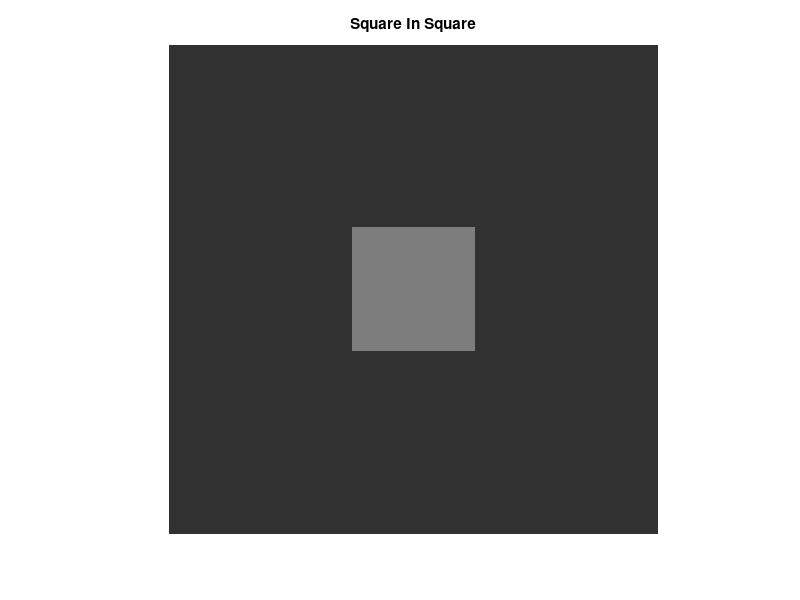
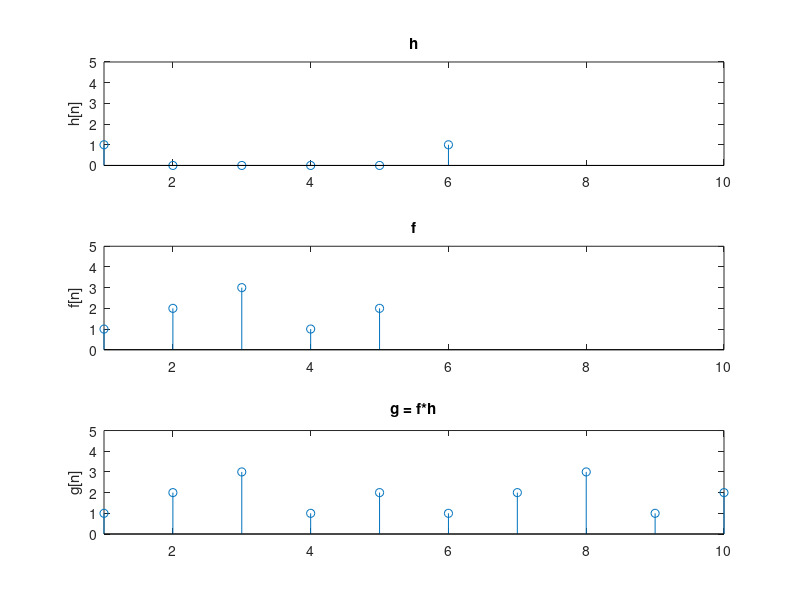
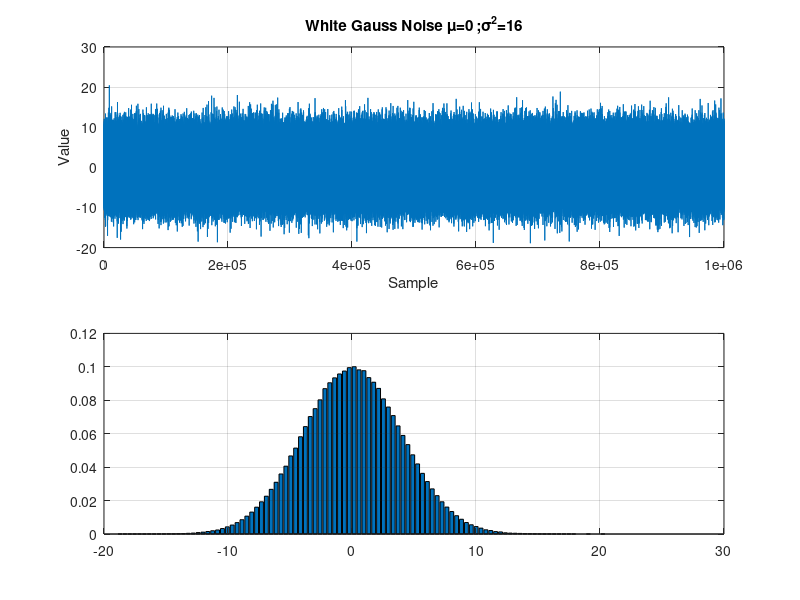

Source code (MATLAB) for these figures, in order: (Note: this script raises an error after producing the figures.)
%% Image proccessing Lab Report 1
% 
% Ran Mishael 
% 1.1 square in square
clear all; close all;
B_background = 50;
B_object = 125;
s = ones(400)*B_background;
s(150:250, 150:250) = B_object;
figure;
imshow(uint8(s)); title('Square In Square');
%%
% 1.2 Stripes
clear all; close all;
n = 300;
a = 256/5;
b = ones(n);

im = b(1:300,1:200);
for i = 0:5
    im(1:300,i*50+1:(i+1)*50+1) = a*i;
end
%show images
figure;
imshow(uint8(im)); title('6 Stripes');
%%
% 1.3
close all; clear all;
% q1 generate signal
%initialize parameters
f = 10; A = 7; fs = 200; t = 1/fs; x = 1; run_t = (0:t:x);
yt = A*cos(2*pi*f*run_t);
%plot y(t) with fs = 200
subplot(2,2,1);
plot(run_t,yt);
grid on
xlabel('time[msec]'); ylabel('Amplitude'); title('cos(2\pi10t) with Fs=200');
% q2 change sampling freq to 12
%initialize parameters
f2 = 10; A = 7; fs2 = 12; t2 = 1/fs2; run_t2 = (0:t2:x);  
yt2 = A*cos(2*pi*f2*run_t2);
subplot(2,2,2);
plot(run_t2,yt2);
grid on
xlabel('time[msec])'); ylabel('Amplitude'); title('cos(2\pi10t) with Fs=12');
% FFT and plot:
frng1 = linspace(-100,100,201);
Yt = abs(fft((yt))); Yt = fftshift(Yt);
subplot(2,2,3)
plot(frng1,Yt);
grid on
xlabel('Frequency[Hz]'); title('abs(fft(f))');
% for y(t2)
Yt2 = abs(fft(yt2));
Yt2=fftshift(Yt2);
subplot(2,2,4)
frng2 = linspace(-6,6,13);
plot(frng2,Yt2);
grid on
xlabel('Frequency[Hz]'); title('abs(fft(f))');
%%
%1.3.5 now for a sine signal uint8 type
close all; clear all;
%q1 generate signal
f = 10;  A = 7; fs = 200; t = 1/fs; x = 1; run_t = (0:t:x);
yt = A*sin(2*pi*f*run_t);
z = uint8(yt);
subplot(2,2,1);
plot(run_t,z);
grid on
xlabel('time[msec]'); ylabel('Amplitude'); title('sin(2\pi10t) with Fs=200');
%q2 q2 change sampling freq to 12
%initialize parameters
f2 = 10; A = 7; fs2 = 12; t2 = 1/fs2; run_t2 = (0:t2:x);   
yt2 = A*sin(2*pi*f2*run_t2); z2 = uint8(yt2);
subplot(2,2,2);
plot(run_t2,z2);
grid on
xlabel('time[msec]'); ylabel('Amplitude'); title('sin(2\pi10t) with Fs=12');
% FFT and plot
frng1 = linspace(-100,100,201);
Yt = abs(fft((z))); Yt = fftshift(Yt);
subplot(2,2,3)
plot(frng1,Yt);
grid on
xlabel('Frequency[Hz]'); title('abs(fft(f))');
Yt2 = abs(fft(z2));
Yt2=fftshift(Yt2);
subplot(2,2,4)
frng2 = linspace(-6,6,13);
plot(frng2,Yt2);
grid on
xlabel('Frequency[Hz]'); title('abs(fft)');

%% 1.4.4 1D convolution, signal,noise and filtering
close all; clear all;
% generate discrete 1D vectors and convolve
f = [1 2 3 1 2]; h = [1 1]; g = conv(f,h);
subplot(3,1,1)
stem(h);
axis([1 10 0 5]); title('h'); ylabel('h[n]');
subplot(3,1,2)
stem(f);
axis([1 10 0 5]); title('f'); ylabel('f[n]');
subplot(3,1,3)
stem(g);
axis([1 10 0 5]); title('g = f*h'); ylabel('g[n]');
%% 1.4.6
clear all; close all;
% generate discrete 1D vectors and convolve
f = [1 2 3 1 2]; h = [1 0 0 0 0 1]; g = conv(f,h);
subplot(3,1,1)
stem(h);
axis([1 10 0 5]); title('h'); ylabel('h[n]');
subplot(3,1,2)
stem(f);
axis([1 10 0 5]); title('f'); ylabel('f[n]');
subplot(3,1,3)
stem(g);
axis([1 10 0 5]); title('g = f*h'); ylabel('g[n]');
%% 1.4.7 White gaussian noise and its histogram
clear all; close all; clc;
%initialize parameters for the white noise and the sampling vector length
mu = 0; sigma = 4; n = 100;
l = 1000000;
a = sigma*randn(l,1)+mu;
figure;
subplot(2,1,1);
plot(a); title(['White Gauss Noise \mu=',num2str(mu),' ;\sigma^2=',num2str(sigma^2)]);
xlabel('Sample'); ylabel('Value');
grid on;
subplot(2,1,2);
[f,x] = hist(a,n); bar(x,f/trapz(x,f));
hold on; grid on;
plot(a,f); title('Histogram for the White Gaussian Noise');
hold off;
%%  1.4.8 sig with white Gauss noise through filter
clear all; close all; clc;
%Generate signals, f[n],f1[n], and h1[n] - the filter's impulse response
f = [1 2 3 1 2]; h1 = [0.2 0.2 0.2 0.2 0.2];
figure; subplot(4,1,1);
stem(f); axis([1 10 0 5]); title('f'); ylabel('f[n]');
%generate noise
no = randn(5,1);
%add noise to f[n]
ad_no = [f;no']; add_no = sum(ad_no);
subplot(4,1,2)
stem(no); axis([1 10 0 10]); title('f1'); ylabel('f1[n]')
%plot h1[n]
subplot(4,1,3)
stem(h1); axis([1 10 0 1]); title('h1'); ylabel('h1[n]');
%convolve f1[n] with h1[n] and plot
g1 = conv(add_no,h1);
subplot(4,1,4)
stem(g1);
axis([1 10 0 10]); title('g1 = f1*h1'); ylabel('g1[n]');
 %% 2.1.2 Mach Bands in different greyscale levels (8,16,32)
 clear all; close all;
 N = 256; k = 0:255; Q = 8;
 for j = 1:N
     image(j,:) = k;
 end
 subplot(2,3,3);plot(uint8(image(100,:))); title('FIRST line');
 subplot(2,3,1);imshow(uint8(image)); title('Ramp');
 subplot(2,3,2);imhist(uint8(image)); title('histogram');
 p = 256/Q;
 image1 = floor(image/p)*p;
 subplot(2,3,4); imshow(uint8(image1)); title([num2str(Q), ' Band Image']);
 subplot(2,3,5); imhist(uint8(image1)); title([num2str(Q),' Band histogram']);
 subplot(2,3,6); plot(uint8(image1(100,:))); title('FIRST line');
 figure;
 Q1 = 8; p1 = 256/Q1;   
 image2 = floor(image/p1)*p1;
 subplot(1,3,1); imshow(uint8(image2)); title([num2str(Q1), ' Band Image']);
 Q2 = 16; p2 = 256/Q2;
 image3 = floor(image/p2)*p2;
 subplot(1,3,2); imshow(uint8(image3)); title([num2str(Q2), ' Band Image']);
 Q3 = 32; p3 = 256/Q3;
 image4 = floor(image/p3)*p3;
 subplot(1,3,3); imshow(uint8(image4)); title([num2str(Q3), ' Band Image']);
%% Adding levels
clear all; close all;
b_num = [4,8,16,32,64,128];
A1 = uint8(linspace(0,255,256));  
b = repmat(A1,256,1);   
subplot(2,3,1); imshow(uint8(b)); title('Ramp Image');
figure
for i = 1:6
    C = floor((0:255)/(256/b_num(i)))*(256/b_num(i));
    D = repmat(C,256,1);
    subplot(2,3,i); imshow(uint8(D)); title([num2str(b_num(i)),' band image']);
end
%% same bands added with salt & pepper noise 
clear all; close all;
b_num = [4,8,16,32,64,128];
A1 = uint8(linspace(0,255,256));
b = repmat(A1,256,1);
subplot(2,3,1); imshow(uint8(b)); title('Ramp Image');
for i = 1:6
    C = uint8(floor((0:255)/(256/b_num(i)))*(256/b_num(i)));
    D = repmat(C,256,1);
    Dn = imnoise(D,'salt & pepper',0.02);
    subplot(2,3,i); imshow(uint8(Dn)); title([num2str(b_num(i)),' band image']);
end
%%  same bands with added Gaussian noise 
b_num = [4,8,16,32,64,128];
A1 = uint8(linspace(0,255,256));
b = repmat(A1,256,1);
subplot(2,3,1); imshow(uint8(b)); title('Ramp Image');
for i = 1:6
    C = uint8(floor((0:255)/(256/b_num(i)))*(256/b_num(i)));
    D = repmat(C,256,1);
    Dn = imnoise(D,'gaussian',0,0.01);
    subplot(2,3,i); imshow(uint8(Dn)); title([num2str(b_num(i)),' band image']);
end
%% Generating and representing 2D signals (q.a-e)
close all; clear all;
Cyc = 256; freq = 256 ; t = linspace(0,1,Cyc);
%q. a,b
f1 = 5; I1 = uint8(127 - 50*sin(2*pi*f1*t));
im1 = double(repmat(I1,freq,1));
subplot(2,2,1)
imshow(uint8(im1)); title('IM1: f = 5 in x axis')
X50 = min(min(im1));
X51 = max(max(im1));f2=10; 
I2 = uint8(127 - 100*sin(2*pi*f2*t));
im2 = double(repmat(I2',1,freq));
subplot(2,2,2)
imshow(uint8(im2)); title('IM2: f = 10 in y axis')
im3 = zeros(Cyc);
for m = 1:Cyc
    for n = 1:Cyc
        im3(m,n) = 127 - 127*sin(2*pi*f2*t(m)+2*pi*f1*t(n));
    end
end
subplot(2,2,3)
imshow(uint8(im3)); title('IM3: f_x = 5, f_y = 10')
%q.d
I4 = im1./3+im2./3+im3./3;
subplot(2,2,4)
imshow(uint8(I4)); title('IM4 = IM1+IM2+IM3')
%q.c
figure;
subplot(2,2,1)
imshow(uint8(im1),[]); title('IM1[]: f_x = 5')
subplot(2,2,2)
imshow(uint8(im2),[]); title('IM2[]: f_y = 10')
subplot(2,2,3)
imshow(uint8(im3),[]); title('IM3[]: f_x = 5 ,f_y = 10')
subplot(2,2,4)
imshow(uint8(I4),[]); title('IM4[] = IM1+IM2+IM3')
%q.e 3D repersentation of the summed signal
figure;
surf(double(I4),'EdgeColor', 'interp');title('3D image');
%%  2.2.2.3 Campbell-Robson Diagram 
clear all;close all;
%initialize parameters
fs = 1024; t = 1/fs;   x = (1:512)*t; Col = 127; Len = length(x);
%set the amplitude and frequency functions
A = exp(linspace(0,log(Col),Len)); 
freq = exp(linspace(0,log(0.2*Len),Len));
CR_im = zeros(Len); A_im = zeros(length(A));

for y = 1:Len
         CR_im(y,:) = Col+A(y)*cos(2*pi*freq.*x); 
end
imshow(uint8(CR_im)); title('CR Diagram')
for m = 1:length(A)
    A_im(m,:) = A;
end
figure; subplot(3,1,1);
imshow(uint8(A_im'))
subplot(3,1,2); plot(A); title('A'); ylabel('Amplitude');grid;
subplot(3,1,3); plot(freq); title('freq'); ylabel('frequency');grid;

%% CR while the amplitude is constant 
clear all;close all;
%set freq to 1024 and C to 127
fs=512; t=1/fs;   x =(1:256)*t;
Col=127;
Len=length(x);
freq=exp(linspace(0,log(0.2*Len),Len)); A=60;
CR_im=zeros(Len);
for y=1:Len
         CR_im(y,:)=Col+A*sin(2*pi*freq.*x); 
end
imshow(uint8(CR_im));title('Campbell-Robson')
figure;plot(CR_im(19,:)); title('frequency growth');xlabel('COLOMN');ylabel('frequency'); grid;
%% CR while the frequency is constant.
clear all;close all;
%set feq to 1024. 
fs=512; t=1/fs;   x =(1:256)*t;
Col=127;
Len=length(x);
freq=20;
A=exp(linspace(0,log(Col),Len));
CR_im=zeros(Len);
for y=1:Len
         CR_im(y,:)=Col+A(y)*sin(2*pi*freq.*x); 
end
imshow(uint8(CR_im));title('CR diagram')
figure;plot(CR_im(:,19)); title('Amp growth');xlabel('ROWs');ylabel('Amplidute');
grid;
%% 2.3.2 
% q.a matrix multiplied
close all; clear all;
f = [2,3,1;1,4,0]
[x y] = size(f);
H = [1 0;1 1] 
g = conv2(f,H)
figure;
stem3(g);
h1 = [1 0 1 0 0 1 0 ;0 0 0 0 1 0 0;0 0 0 1 0 0 1;0 0 1 0 0 0 0;0 0 1 1 0 0 1] 
figure;
g1 = conv2(f,h1)
stem3(g1);

%%  
% q.b tire.tiff X 4
close all; clear all
P = imread('tire.tif');
[x y] = size(P);
H = zeros(x+1,y+1);
H(1,1) = 1; H(1,end)=1; H(end,1)=1; H(end,end)=1;
res_p = conv2(P,H);
imshow(uint8(res_p)); title('4 tires');

%% 
% q.c tire.tiff X 4 with 50 pixels of distance
P = imread('tire.tif');
[x y] = size(P);
H = zeros(x+51,y+51);
H(1,1) = 1;H(1,end)=1;H(end,1)=1;H(end,end)=1;
res_p = conv2(P,H);
imshow(uint8(res_p)); title('4 tires added with 50 black pixels of distance');
%% 2.3.3.3
% q.1 Adding Gaussian noise
close all;clear all;
im = imread('pout.tif');
% Generate the different filters
Wlpf = 1/9*[1, 1, 1; 1, 1, 1; 1, 1, 1];
Whpf = 1/9*[-1, -1, -1; -1, 8, -1; -1, -1, -1];
Wshrp = 1/9*[-1, -1, -1; -1, 17, -1; -1, -1, -1];
Wlplc = [0, -1, 0; -1, 4, -1; 0, -1, 0];    
% Add the Gaussian noise to the image
Gauss_im = imnoise(im,'gaussian',0,0.01);
% Convolve 
res_low = conv2(Wlpf, double(Gauss_im));
res_high = conv2(Whpf, double(Gauss_im));
res_sharp = conv2(Wshrp, double(Gauss_im));
res_laplace = conv2(Wlplc, double(Gauss_im));
% plot the results
subplot(2,3,1);
imshow(im); title('pout.tiff'); %original 
subplot(2,3,2);
imshow(uint8(Gauss_im)); title('im+Gauss noise');% original + gauss noise
subplot(2,3,3);
imshow(uint8(res_low)); title('pic through LPF');
subplot(2,3,4);
imshow(uint8(res_high)); title('pic through HPF');
subplot(2,3,5);
imshow(uint8(res_sharp)); title('pic through Sharp');
subplot(2,3,6);
imshow(uint8(res_laplace)); title('pic through Laplace');
% Median filter (a non linear filter)
res_med = medfilt2(Gauss_im, [3 3]);
figure;
imshow(res_med); title('pic through Medfilt2');
% Error, SNR, PSNR calculations 
Er = double(im)-double(Gauss_im); sq_er = Er.^2; 
MSE = sum(sum(sq_er))/(numel(sq_er)); 
SNR = mean(im.^2)/mean(Gauss_im.^2); PSNR = 255^2/MSE;
%% 
% q.3 Adding "salt & pepper" noise; 0.1 Density
close all;clear all;
im = imread('pout.tif');
% Generate the different filters
Wlpf = 1/9*[1, 1, 1; 1, 1, 1; 1, 1, 1];
Whpf = 1/9*[-1, -1, -1; -1, 8, -1; -1, -1, -1];
Wshrp = 1/9*[-1, -1, -1; -1, 17, -1; -1, -1, -1];
Wlplc = [0, -1, 0; -1, 4, -1; 0, -1, 0];    
% Add the Salt&pepper noise to the image
sp_im = imnoise(im,'salt & pepper',0.1);
% Convolve 
res_low = conv2(Wlpf, double(sp_im));
res_high = conv2(Whpf, double(sp_im));
res_sharp = conv2(Wshrp, double(sp_im));
res_laplace = conv2(Wlplc, double(sp_im));
% plot the results
subplot(2,3,1);
imshow(im); title('pout.tiff'); %original 
subplot(2,3,2);
imshow(uint8(sp_im)); title('im+s&p noise');% original + s&p noise
subplot(2,3,3);
imshow(uint8(res_low)); title('pic through LPF');
subplot(2,3,4);
imshow(uint8(res_high)); title('pic through HPF');
subplot(2,3,5);
imshow(uint8(res_sharp)); title('pic through Sharp');
subplot(2,3,6);
imshow(uint8(res_laplace)); title('pic through Laplace');
% Median filter (a non linear filter)
res_med = medfilt2(sp_im, [3 3]);
figure;
imshow(res_med); title('pic through Medfilt2');
%%
% Error, SNR, PSNR calculations for  pout and tire images
close all;clear all;
tire = imread('tire.tif'); im = imread('pout.tif');
Gauss_im = imnoise(im,'gaussian',0,0.01);
sp_tire = imnoise(tire,'salt & pepper',0.1);
% clean and plot variations for pout.tif
subplot(1,3,1); imshow(im); title('clean pout');
subplot(1,3,2); imshow(uint8(Gauss_im)); title('pout+Gauss noise'); 
G_im_med = medfilt2(Gauss_im, [3 3]);%pout+Gauss through Median
subplot(1,3,3);imshow(G_im_med); title('pout+Gauss: through Median');
% clean and plot variations for tire.tif
figure;
subplot(1,3,1); imshow(tire); title('clean tire');
subplot(1,3,2); imshow(uint8(sp_tire)); title('tire+s&p noise');
sp_med = medfilt2(sp_tire, [3 3]);%tire+s&p through Median
subplot(1,3,3);imshow(sp_med); title('tire+s&p: through Median');
% Error calculations for pout with Gaussian noise
G_Er = double(im)-double(Gauss_im); G_sq_er = G_Er.^2; 
G_MSE = sum(sum(G_sq_er))/(numel(G_sq_er)); 
G_SNR = mean(im.^2)/mean(Gauss_im.^2); G_PSNR = 255^2/G_MSE;
% Error calculations for tire with s&p noise
sp_Er = double(tire)-double(sp_tire); sp_sq_er = sp_Er.^2; 
sp_MSE = sum(sum(sp_sq_er))/(numel(sp_sq_er)); 
sp_SNR = mean(tire.^2)/mean(sp_tire.^2); sp_PSNR = 255^2/sp_MSE;
%%
% summary 3.3 sinus y(t) 
close all; clear all; 
% freq = 66.67[Hz]
% initialize parameters
fs = 200; t = 1/fs; freq = 66.67; A = 1; run_t = (0:t:1);
yt = A*sin(2*pi*freq*run_t);
figure;
plot(run_t,yt); xlabel('time[sec]'); ylabel('Amplitude');
title('sin(2\pi66.67t), f_s=200[Hz]');
% freq = 65.93[Hz]
% initialize parameters
freq2 = 65.93; t2 = 1/fs; run_t2 = (0:t2:1);
yt2 = A*sin(2*pi*freq2*run_t2);
figure;
plot(run_t2,yt2); xlabel('time[sec]'); ylabel('Amplitude');
title('sin(2\pi65.93t), f_s=200[Hz]');
%%
%3.6
close all; clear all;
%Generate signals
f = [1 2 3 4 5]; 
h = [1 0 0 0 0 0 0 0 1 0 0 0 0 0 0 0 1 0 0 0 0 0 0 1];
g = conv(f,h);
%plot 
subplot(3,1,1); stem(f); title('f');
subplot(3,1,2); stem(h); title('h');
subplot(3,1,3); stem(g); title('g = f*h');

 
